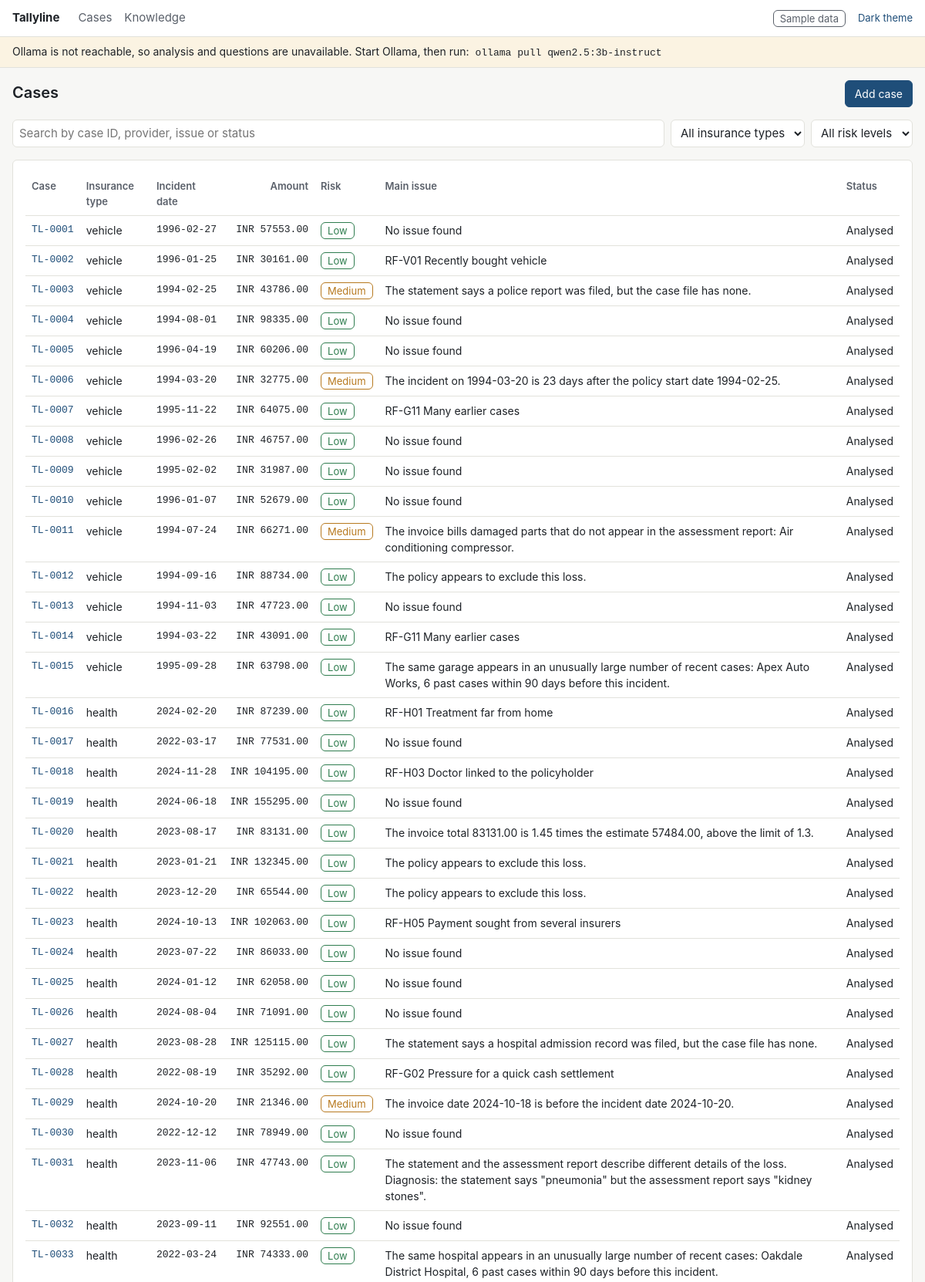
The page / (upper part) on the database its author committed.
### tables this page shows
CREATE TABLE cases (
    id TEXT PRIMARY KEY, case_type TEXT NOT NULL, policy_number TEXT, policy_start TEXT,
    incident_date TEXT, amount REAL, currency TEXT, provider TEXT, status TEXT NOT NULL DEFAULT 'Open',
    risk_score REAL, risk_level TEXT, main_issue TEXT, is_sample INTEGER NOT NULL DEFAULT 0,
    features_json TEXT NOT NULL DEFAULT '{}'
);

### tallyline/web.py (the view)
    @app.get("/", response_class=HTMLResponse)
    def case_list(request: Request, q: str = "", case_type: str = "", risk: str = "") -> HTMLResponse:
        rows = list_cases(q, case_type, risk)
        if request.headers.get("HX-Request"):
            return render(request, "_case_rows.html", cases=rows)
        return render(request, "case_list.html", cases=rows, q=q, selected_type=case_type, selected_risk=risk)

### templates/case_list.html (shortened to what this page needs)
{% extends "base.html" %}
{% block content %}
<div class="page-head">
  <h1>Cases</h1>
  <div class="head-actions">
    <a class="button" href="/cases/new">Add case</a>
  </div>
</div>
<form class="filters" hx-get="/" hx-target="#case-rows" hx-swap="innerHTML"
      hx-trigger="input changed delay:200ms from:#search, change">
  <input id="search" type="search" name="q" value="{{ q }}" placeholder="Search by case ID, provider, issue or status" aria-label="Search cases">
  <select name="case_type" aria-label="Insurance type">
    <option value="">All insurance types</option>
  </select>
  <select name="risk" aria-label="Risk">
    <option value="">All risk levels</option>
  </select>
</form>
<div class="panel table-wrap">
  <table class="case-table">
    <thead>
      <tr><th>Case</th><th>Insurance type</th><th>Incident date</th><th class="num">Amount</th><th>Risk</th><th>Main issue</th><th>Status</th></tr>
    </thead>
    <tbody id="case-rows">
      {% include "_case_rows.html" %}
    </tbody>
  </table>
</div>
{% endblock %}

### templates/_case_rows.html
{% from "_macros.html" import risk_badge %}
{% for case in cases %}
<tr class="case-row" data-href="/cases/{{ case.id }}" tabindex="-1">
  <td class="mono"><a href="/cases/{{ case.id }}">{{ case.id }}</a></td>
  <td>{{ case_types[case.case_type].label if case.case_type in case_types else case.case_type }}</td>
  <td class="mono">{{ case.incident_date or "—" }}</td>
  <td class="mono num">{% if case.amount is not none %}{{ case.currency }} {{ "%.2f"|format(case.amount) }}{% else %}—{% endif %}</td>
  <td>{{ risk_badge(case.risk_level) }}</td>
  <td class="issue">{{ case.main_issue or "—" }}</td>
  <td>{{ case.status }}</td>
</tr>
{% else %}
<tr><td colspan="7" class="muted empty">No cases match.</td></tr>
{% endfor %}

### templates/_macros.html (shortened to what this page needs)
{% macro risk_badge(level) %}{% if level %}<span class="badge risk-{{ level }}">{{ level }}</span>{% else %}<span class="muted">Not analysed</span>{% endif %}{% endmacro %}

### static/style.css (style rules this page uses)
:root { --bg: #F7F7F5; --panel: #FFFFFF; --text: #1E2227; --text-2: #5A606A; --border: #E2E2DC; --accent: #1F4E79; --accent-text: #FFFFFF; --low: #2F7D4F; --medium: #B7791F; --high: #B23A3A; --highlight: #FBF0D2; --notice: #FBF3E2; }
* { box-sizing: border-box; }
html, body { height: 100%; }
body { margin: 0; background: var(--bg); color: var(--text); font: 15px/1.5 -apple-system, "Segoe UI", Roboto, sans-serif; }
a { color: var(--accent); text-decoration: none; }
h1 { font-size: 20px; margin: 0; font-weight: 600; }
code, .mono, kbd { font-family: ui-monospace, Consolas, "Cascadia Mono", Menlo, monospace; font-size: 0.93em; }
.num { text-align: right; }
.page-head { display: flex; align-items: baseline; justify-content: space-between; gap: 16px; margin-bottom: 16px; }
.panel { background: var(--panel); border: 1px solid var(--border); border-radius: 6px; padding: 16px; }
.table-wrap { overflow-x: auto; }
table { border-collapse: collapse; width: 100%; }
th, td { padding: 8px; text-align: left; border-bottom: 1px solid var(--border); vertical-align: top; }
th { font-size: 13px; font-weight: 600; color: var(--text-2); }
th.num, td.num { text-align: right; }
.filters { display: flex; flex-wrap: wrap; gap: 8px; margin-bottom: 16px; }
.filters input { flex: 1 1 300px; }
input[type="text"], input[type="search"], input[type="date"], input[type="number"], select, textarea { font: inherit; color: var(--text); background: var(--panel); border: 1px solid var(--border); border-radius: 6px; padding: 6px 8px; transition: border-color 150ms; }
.case-table { font-size: 14px; }
.case-row { cursor: pointer; transition: background-color 150ms; }
.case-row td { white-space: nowrap; }
.case-row td.issue { white-space: normal; min-width: 220px; }
.badge { display: inline-block; padding: 0 8px; border: 1px solid currentColor; border-radius: 6px; font-size: 13px; line-height: 20px; white-space: nowrap; }
.risk-Low { color: var(--low); }
.risk-Medium { color: var(--medium); }
.button { font: inherit; font-size: 14px; color: var(--accent-text); background: var(--accent); border: 1px solid var(--accent); border-radius: 6px; padding: 6px 12px; cursor: pointer; transition: opacity 150ms, background-color 150ms; }
a.button { display: inline-block; text-decoration: none; white-space: nowrap; }
.head-actions { display: flex; flex-wrap: wrap; align-items: center; justify-content: flex-end; gap: 16px; }

### rows shown on the page
cases: id "TL-0001", case_type "vehicle", incident_date "1996-02-27", currency "INR", amount "57553.00", risk_level "Low", main_issue "No issue found", status "Analysed"
cases: id "TL-0002", case_type "vehicle", incident_date "1996-01-25", currency "INR", amount "30161.00", risk_level "Low", main_issue "RF-V01 Recently bought vehicle", status "Analysed"
cases: id "TL-0003", case_type "vehicle", incident_date "1994-02-25", currency "INR", amount "43786.00", risk_level "Medium", main_issue "The statement says a police report was filed, but the case file has none.", status "Analysed"
cases: id "TL-0004", case_type "vehicle", incident_date "1994-08-01", currency "INR", amount "98335.00", risk_level "Low", main_issue "No issue found", status "Analysed"
cases: id "TL-0005", case_type "vehicle", incident_date "1996-04-19", currency "INR", amount "60206.00", risk_level "Low", main_issue "No issue found", status "Analysed"
cases: id "TL-0006", case_type "vehicle", incident_date "1994-03-20", currency "INR", amount "32775.00", risk_level "Medium", main_issue "The incident on 1994-03-20 is 23 days after the policy start date 1994-02-25.", status "Analysed"
cases: id "TL-0007", case_type "vehicle", incident_date "1995-11-22", currency "INR", amount "64075.00", risk_level "Low", main_issue "RF-G11 Many earlier cases", status "Analysed"
cases: id "TL-0008", case_type "vehicle", incident_date "1996-02-26", currency "INR", amount "46757.00", risk_level "Low", main_issue "No issue found", status "Analysed"
cases: id "TL-0009", case_type "vehicle", incident_date "1995-02-02", currency "INR", amount "31987.00", risk_level "Low", main_issue "No issue found", status "Analysed"
cases: id "TL-0010", case_type "vehicle", incident_date "1996-01-07", currency "INR", amount "52679.00", risk_level "Low", main_issue "No issue found", status "Analysed"
cases: id "TL-0011", case_type "vehicle", incident_date "1994-07-24", currency "INR", amount "66271.00", risk_level "Medium", main_issue "The invoice bills damaged parts that do not appear in the assessment report: Air conditioning compressor.", status "Analysed"
cases: id "TL-0012", case_type "vehicle", incident_date "1994-09-16", currency "INR", amount "88734.00", risk_level "Low", main_issue "The policy appears to exclude this loss.", status "Analysed"
cases: id "TL-0013", case_type "vehicle", incident_date "1994-11-03", currency "INR", amount "47723.00", risk_level "Low", main_issue "No issue found", status "Analysed"
cases: id "TL-0014", case_type "vehicle", incident_date "1994-03-22", currency "INR", amount "43091.00", risk_level "Low", main_issue "RF-G11 Many earlier cases", status "Analysed"
cases: id "TL-0015", case_type "vehicle", incident_date "1995-09-28", currency "INR", amount "63798.00", risk_level "Low", main_issue "The same garage appears in an unusually large number of recent cases: Apex Auto Works, 6 past cases within 90 days before this incident.", status "Analysed"
cases: id "TL-0016", case_type "health", incident_date "2024-02-20", currency "INR", amount "87239.00", risk_level "Low", main_issue "RF-H01 Treatment far from home", status "Analysed"
cases: id "TL-0017", case_type "health", incident_date "2022-03-17", currency "INR", amount "77531.00", risk_level "Low", main_issue "No issue found", status "Analysed"
cases: id "TL-0018", case_type "health", incident_date "2024-11-28", currency "INR", amount "104195.00", risk_level "Low", main_issue "RF-H03 Doctor linked to the policyholder", status "Analysed"
cases: id "TL-0019", case_type "health", incident_date "2024-06-18", currency "INR", amount "155295.00", risk_level "Low", main_issue "No issue found", status "Analysed"
cases: id "TL-0020", case_type "health", incident_date "2023-08-17", currency "INR", amount "83131.00", risk_level "Low", main_issue "The invoice total 83131.00 is 1.45 times the estimate 57484.00, above the limit of 1.3.", status "Analysed"
cases: id "TL-0021", case_type "health", incident_date "2023-01-21", currency "INR", amount "132345.00", risk_level "Low", main_issue "The policy appears to exclude this loss.", status "Analysed"
cases: id "TL-0022", case_type "health", incident_date "2023-12-20", currency "INR", amount "65544.00", risk_level "Low", main_issue "The policy appears to exclude this loss.", status "Analysed"
cases: id "TL-0023", case_type "health", incident_date "2024-10-13", currency "INR", amount "102063.00", risk_level "Low", main_issue "RF-H05 Payment sought from several insurers", status "Analysed"
cases: id "TL-0024", case_type "health", incident_date "2023-07-22", currency "INR", amount "86033.00", risk_level "Low", main_issue "No issue found", status "Analysed"
cases: id "TL-0025", case_type "health", incident_date "2024-01-12", currency "INR", amount "62058.00", risk_level "Low", main_issue "No issue found", status "Analysed"
cases: id "TL-0026", case_type "health", incident_date "2024-08-04", currency "INR", amount "71091.00", risk_level "Low", main_issue "No issue found", status "Analysed"
cases: id "TL-0027", case_type "health", incident_date "2023-08-28", currency "INR", amount "125115.00", risk_level "Low", main_issue "The statement says a hospital admission record was filed, but the case file has none.", status "Analysed"
cases: id "TL-0028", case_type "health", incident_date "2022-08-19", currency "INR", amount "35292.00", risk_level "Low", main_issue "RF-G02 Pressure for a quick cash settlement", status "Analysed"
cases: id "TL-0029", case_type "health", incident_date "2024-10-20", currency "INR", amount "21346.00", risk_level "Medium", main_issue "The invoice date 2024-10-18 is before the incident date 2024-10-20.", status "Analysed"
cases: id "TL-0030", case_type "health", incident_date "2022-12-12", currency "INR", amount "78949.00", risk_level "Low", main_issue "No issue found", status "Analysed"
cases: id "TL-0031", case_type "health", incident_date "2023-11-06", currency "INR", amount "47743.00", risk_level "Low", main_issue "The statement and the assessment report describe different details of the loss. Diagnosis: the statement says \"pneumonia\" but the assessment report says \"kidney stones\".", status "Analysed"
cases: id "TL-0032", case_type "health", incident_date "2023-09-11", currency "INR", amount "92551.00", risk_level "Low", main_issue "No issue found", status "Analysed"
cases: id "TL-0033", case_type "health", incident_date "2022-03-24", currency "INR", amount "74333.00", risk_level "Low", main_issue "The same hospital appears in an unusually large number of recent cases: Oakdale District Hospital, 6 past cases within 90 days before this incident.", status "Analysed"

### other values the page prints
{{ status.model }} "qwen2.5:3b-instruct"
